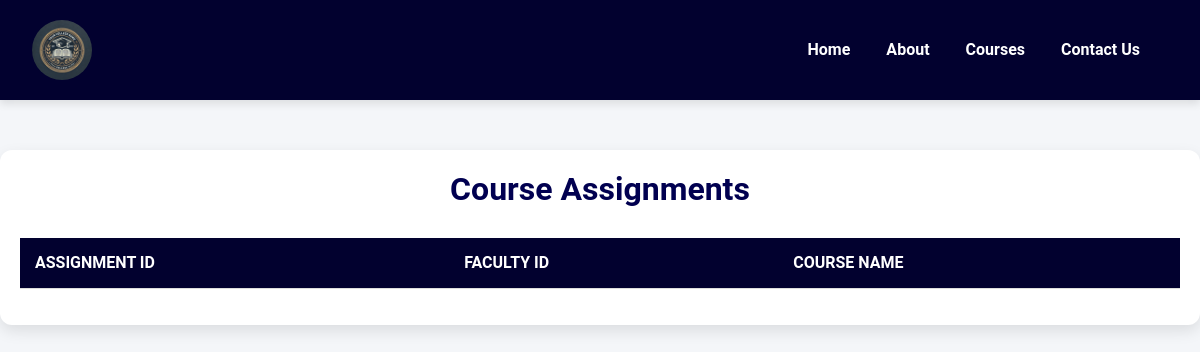
/show_assignment/, run on an earlier commit of the app's database.
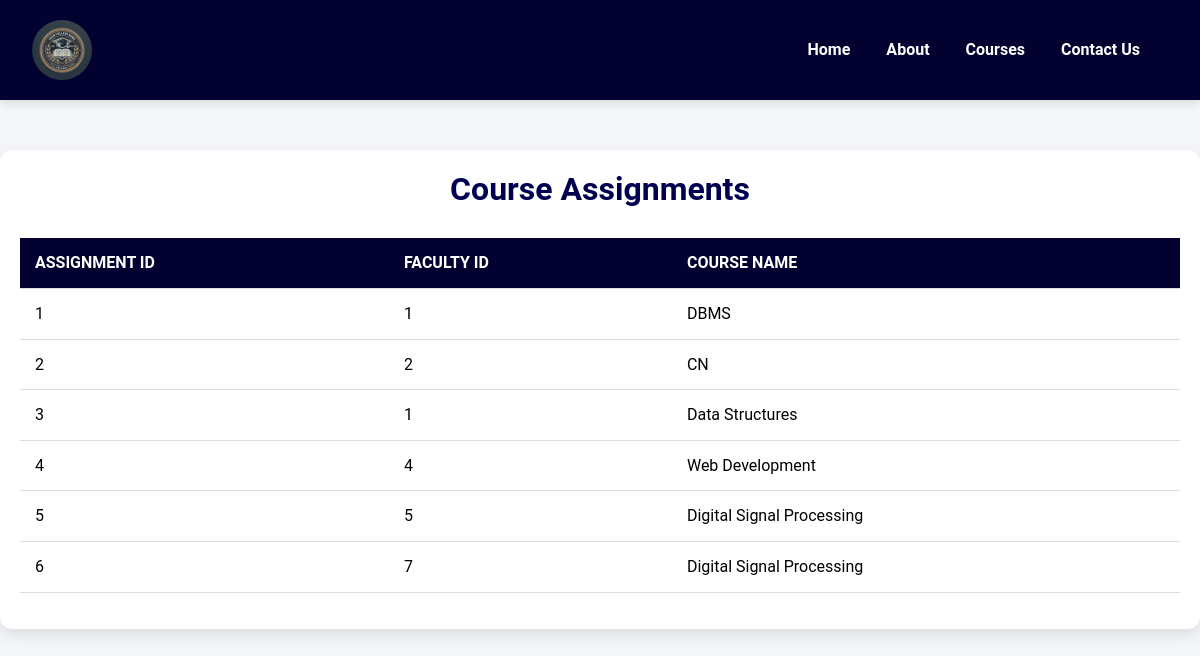
And on a later commit of the database.
### dbms/models.py (models this page shows, shortened)
class FacultyCourseAssignment(models.Model):
    id = models.AutoField(primary_key=True)
    faculty = models.ForeignKey(Faculty, on_delete=models.CASCADE)
    course = models.ForeignKey(StreamCourse, on_delete=models.CASCADE)

class Faculty(models.Model):
    id = models.AutoField(primary_key=True)
    name = models.CharField(max_length=255)
    designation = models.CharField(max_length=255)
    department = models.ForeignKey('Department', on_delete=models.CASCADE)  # FK to department
    contact = models.CharField(max_length=100)
    photo_url = models.CharField(max_length=255)

class StreamCourse(models.Model):
    id = models.AutoField(primary_key=True)
    stream_name = models.CharField(max_length=255)
    course_name = models.CharField(max_length=255)

### dbms/views.py (the view)
# urls.py: path('show_assignment/', show_assignment, name='show_assignment'),
def show_assignment(request):
    assignments = FacultyCourseAssignment.objects.select_related('faculty', 'course').all()
    return render(request, 'show_assignment.html', {'assignments': assignments})

### templates/show_assignment.html (shortened to what this page needs)
{% load static %}
<!DOCTYPE html>
<html lang="en">
<head>
    <link rel="stylesheet" href="https://cdn.jsdelivr.net/npm/bootstrap@5.3.3/dist/css/bootstrap.min.css" />
    <link rel="stylesheet" href="{% static 'lib.css' %}" />
    <link rel="stylesheet" href="{% static 'style.css' %}">
</head>
<body>
    <nav class="navbar navbar-expand-lg">
        <div class="container-fluid">
            <a class="navbar-brand" href="#">
                <img src="{% static 'images/logo.png' %}" alt="College Logo" />
            </a>
            <div class="collapse navbar-collapse" id="navbarNav">
                <ul class="navbar-nav ms-auto">
                    <li class="nav-item">
                        <a class="nav-link" href="{% url 'home' %}"> <b>Home</b></a>
                    </li>
                    <li class="nav-item">
                        <a class="nav-link" href="{% url 'about' %}"> <b>About</b></a>
                    </li>
                    <li class="nav-item">
                        <a class="nav-link" href="{% url 'show_courses' %}"> <b>Courses</b></a>
                    </li>
                    <li class="nav-item">
                        <a class="nav-link" href="{% url 'contact' %}"> <b>Contact Us</b></a>
                    </li>
                </ul>
            </div>
        </div>
    </nav>
    <div class="container">
        <h2>Course Assignments</h2>
        <table class="table">
            <thead>
                <tr>
                    <th>Assignment ID</th>
                    <th>Faculty ID</th>
                    <th>Course Name</th>
                </tr>
            </thead>
            <tbody>
                {% for assignment in assignments %}
                <tr>
                    <td>{{ assignment.id }}</td>
                    <td>{{ assignment.faculty.id }}</td>
                    <td>{{ assignment.course.course_name }}</td>
                </tr>
                {% endfor %}
            </tbody>
        </table>
    </div>
</body>
</html>

What changed in the data, as far as the page shows it:
added FacultyCourseAssignment: id "1", faculty.id "1", course.course_name "DBMS"
added FacultyCourseAssignment: id "2", faculty.id "2", course.course_name "CN"
added FacultyCourseAssignment: id "3", faculty.id "1", course.course_name "Data Structures"
added FacultyCourseAssignment: id "4", faculty.id "4", course.course_name "Web Development"
added FacultyCourseAssignment: id "5", faculty.id "5", course.course_name "Digital Signal Processing"
added FacultyCourseAssignment: id "6", faculty.id "7", course.course_name "Digital Signal Processing"
